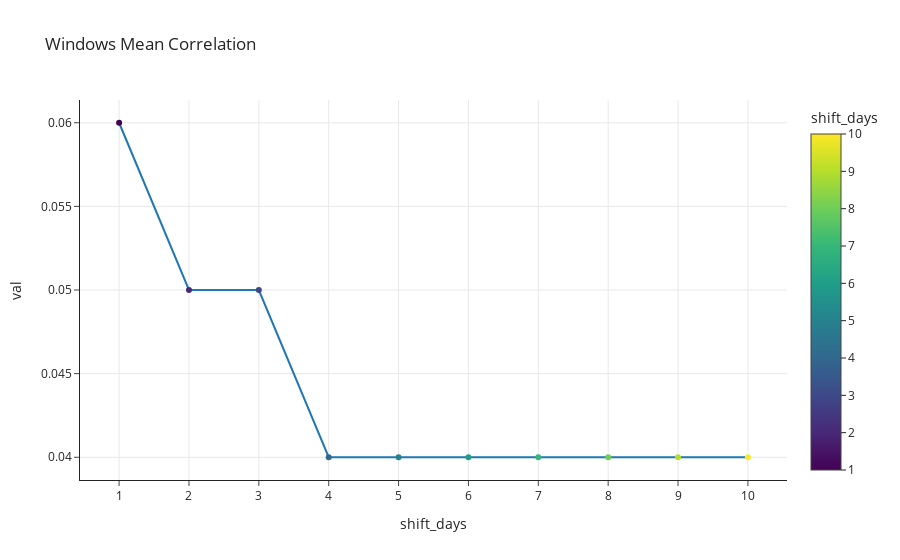
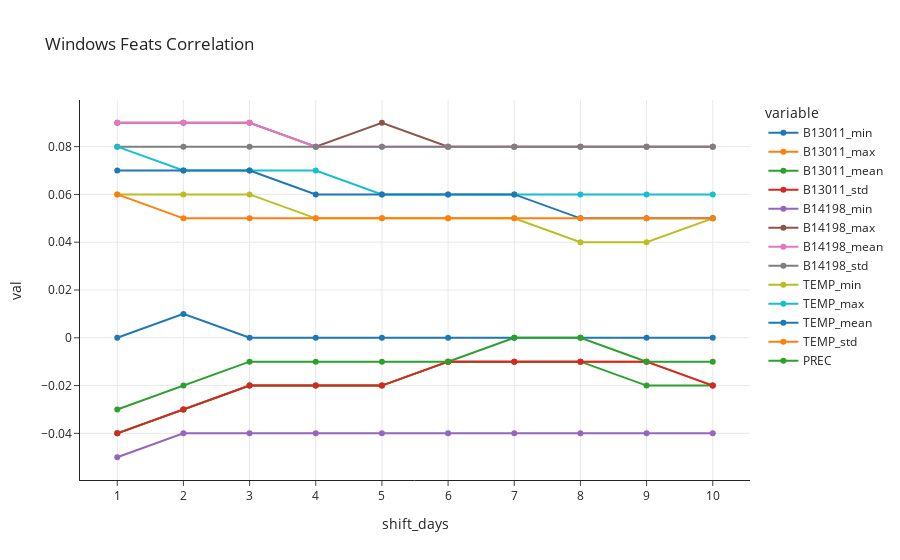

These figures' notebook cell, in order:
### Markdown cell above
The first attempt simply considers the mean correlation between features columns and label column.

### Code cell
# Get windows correlation
df_corr = _windows_corr(all_meteo_feats_pol_dat_df, SHIFT_DAYS_LIST, FEATS)

# Plot windows Mean & Feats correlation
_plot_windows_correlation(df_corr, FEATS)

### Figure 1 — Plotly figure (JSON) as saved in the notebook; plotly's stock layout.template omitted (floating-point values rounded to 4 significant figures)
{"data": [{"hovertemplate": "<b>%{hovertext}</b><br><br>shift_days=%{marker.color}<br>mean=%{y}<extra></extra>", "hovertext": [0.06, 0.05, 0.05, 0.04, 0.04, 0.04, 0.04, 0.04, 0.04, 0.04], "legendgroup": "", "marker": {"color": [1, 2, 3, 4, 5, 6, 7, 8, 9, 10], "coloraxis": "coloraxis", "size": 6, "symbol": "circle"}, "mode": "markers+lines", "name": "", "orientation": "v", "showlegend": false, "type": "scatter", "x": [1, 2, 3, 4, 5, 6, 7, 8, 9, 10], "xaxis": "x", "y": [0.06, 0.05, 0.05, 0.04, 0.04, 0.04, 0.04, 0.04, 0.04, 0.04], "yaxis": "y"}], "layout": {"coloraxis": {"colorbar": {"title": {"text": "shift_days"}}, "colorscale": [[0, "#440154"], [0.1111, "#482878"], [0.2222, "#3e4989"], [0.3333, "#31688e"], [0.4444, "#26828e"], [0.5556, "#1f9e89"], [0.6667, "#35b779"], [0.7778, "#6ece58"], [0.8889, "#b5de2b"], [1, "#fde725"]]}, "legend": {"tracegroupgap": 0}, "title": {"text": " Windows Mean Correlation"}, "xaxis": {"anchor": "y", "domain": [0, 1], "showgrid": true, "tickmode": "linear", "title": {"text": "shift_days"}}, "yaxis": {"anchor": "x", "domain": [0, 1], "showgrid": true, "title": {"text": "val"}}}}

### Figure 2 — Plotly figure (JSON) as saved in the notebook; plotly's stock layout.template omitted (floating-point values rounded to 4 significant figures)
{"data": [{"hovertemplate": "variable=B13011_min<br>shift_days=%{x}<br>value=%{y}<extra></extra>", "legendgroup": "B13011_min", "marker": {"color": "#1F77B4", "size": 6, "symbol": "circle"}, "mode": "markers+lines", "name": "B13011_min", "orientation": "v", "showlegend": true, "type": "scatter", "x": [1, 2, 3, 4, 5, 6, 7, 8, 9, 10], "xaxis": "x", "y": [0, 0.01, 0, 0, 0, 0, 0, 0, 0, 0], "yaxis": "y"}, {"hovertemplate": "variable=B13011_max<br>shift_days=%{x}<br>value=%{y}<extra></extra>", "legendgroup": "B13011_max", "marker": {"color": "#FF7F0E", "size": 6, "symbol": "circle"}, "mode": "markers+lines", "name": "B13011_max", "orientation": "v", "showlegend": true, "type": "scatter", "x": [1, 2, 3, 4, 5, 6, 7, 8, 9, 10], "xaxis": "x", "y": [-0.04, -0.03, -0.02, -0.02, -0.02, -0.01, -0.01, -0.01, -0.01, -0.02], "yaxis": "y"}, {"hovertemplate": "variable=B13011_mean<br>shift_days=%{x}<br>value=%{y}<extra></extra>", "legendgroup": "B13011_mean", "marker": {"color": "#2CA02C", "size": 6, "symbol": "circle"}, "mode": "markers+lines", "name": "B13011_mean", "orientation": "v", "showlegend": true, "type": "scatter", "x": [1, 2, 3, 4, 5, 6, 7, 8, 9, 10], "xaxis": "x", "y": [-0.04, -0.03, -0.02, -0.02, -0.02, -0.01, -0.01, -0.01, -0.02, -0.02], "yaxis": "y"}, {"hovertemplate": "variable=B13011_std<br>shift_days=%{x}<br>value=%{y}<extra></extra>", "legendgroup": "B13011_std", "marker": {"color": "#D62728", "size": 6, "symbol": "circle"}, "mode": "markers+lines", "name": "B13011_std", "orientation": "v", "showlegend": true, "type": "scatter", "x": [1, 2, 3, 4, 5, 6, 7, 8, 9, 10], "xaxis": "x", "y": [-0.04, -0.03, -0.02, -0.02, -0.02, -0.01, -0.01, -0.01, -0.01, -0.02], "yaxis": "y"}, {"hovertemplate": "variable=B14198_min<br>shift_days=%{x}<br>value=%{y}<extra></extra>", "legendgroup": "B14198_min", "marker": {"color": "#9467BD", "size": 6, "symbol": "circle"}, "mode": "markers+lines", "name": "B14198_min", "orientation": "v", "showlegend": true, "type": "scatter", "x": [1, 2, 3, 4, 5, 6, 7, 8, 9, 10], "xaxis": "x", "y": [-0.05, -0.04, -0.04, -0.04, -0.04, -0.04, -0.04, -0.04, -0.04, -0.04], "yaxis": "y"}, {"hovertemplate": "variable=B14198_max<br>shift_days=%{x}<br>value=%{y}<extra></extra>", "legendgroup": "B14198_max", "marker": {"color": "#8C564B", "size": 6, "symbol": "circle"}, "mode": "markers+lines", "name": "B14198_max", "orientation": "v", "showlegend": true, "type": "scatter", "x": [1, 2, 3, 4, 5, 6, 7, 8, 9, 10], "xaxis": "x", "y": [0.09, 0.09, 0.09, 0.08, 0.09, 0.08, 0.08, 0.08, 0.08, 0.08], "yaxis": "y"}, {"hovertemplate": "variable=B14198_mean<br>shift_days=%{x}<br>value=%{y}<extra></extra>", "legendgroup": "B14198_mean", "marker": {"color": "#E377C2", "size": 6, "symbol": "circle"}, "mode": "markers+lines", "name": "B14198_mean", "orientation": "v", "showlegend": true, "type": "scatter", "x": [1, 2, 3, 4, 5, 6, 7, 8, 9, 10], "xaxis": "x", "y": [0.09, 0.09, 0.09, 0.08, 0.08, 0.08, 0.08, 0.08, 0.08, 0.08], "yaxis": "y"}, {"hovertemplate": "variable=B14198_std<br>shift_days=%{x}<br>value=%{y}<extra></extra>", "legendgroup": "B14198_std", "marker": {"color": "#7F7F7F", "size": 6, "symbol": "circle"}, "mode": "markers+lines", "name": "B14198_std", "orientation": "v", "showlegend": true, "type": "scatter", "x": [1, 2, 3, 4, 5, 6, 7, 8, 9, 10], "xaxis": "x", "y": [0.08, 0.08, 0.08, 0.08, 0.08, 0.08, 0.08, 0.08, 0.08, 0.08], "yaxis": "y"}, {"hovertemplate": "variable=TEMP_min<br>shift_days=%{x}<br>value=%{y}<extra></extra>", "legendgroup": "TEMP_min", "marker": {"color": "#BCBD22", "size": 6, "symbol": "circle"}, "mode": "markers+lines", "name": "TEMP_min", "orientation": "v", "showlegend": true, "type": "scatter", "x": [1, 2, 3, 4, 5, 6, 7, 8, 9, 10], "xaxis": "x", "y": [0.06, 0.06, 0.06, 0.05, 0.05, 0.05, 0.05, 0.04, 0.04, 0.05], "yaxis": "y"}, {"hovertemplate": "variable=TEMP_max<br>shift_days=%{x}<br>value=%{y}<extra></extra>", "legendgroup": "TEMP_max", "marker": {"color": "#17BECF", "size": 6, "symbol": "circle"}, "mode": "markers+lines", "name": "TEMP_max", "orientation": "v", "showlegend": true, "type": "scatter", "x": [1, 2, 3, 4, 5, 6, 7, 8, 9, 10], "xaxis": "x", "y": [0.08, 0.07, 0.07, 0.07, 0.06, 0.06, 0.06, 0.06, 0.06, 0.06], "yaxis": "y"}, {"hovertemplate": "variable=TEMP_mean<br>shift_days=%{x}<br>value=%{y}<extra></extra>", "legendgroup": "TEMP_mean", "marker": {"color": "#1F77B4", "size": 6, "symbol": "circle"}, "mode": "markers+lines", "name": "TEMP_mean", "orientation": "v", "showlegend": true, "type": "scatter", "x": [1, 2, 3, 4, 5, 6, 7, 8, 9, 10], "xaxis": "x", "y": [0.07, 0.07, 0.07, 0.06, 0.06, 0.06, 0.06, 0.05, 0.05, 0.05], "yaxis": "y"}, {"hovertemplate": "variable=TEMP_std<br>shift_days=%{x}<br>value=%{y}<extra></extra>", "legendgroup": "TEMP_std", "marker": {"color": "#FF7F0E", "size": 6, "symbol": "circle"}, "mode": "markers+lines", "name": "TEMP_std", "orientation": "v", "showlegend": true, "type": "scatter", "x": [1, 2, 3, 4, 5, 6, 7, 8, 9, 10], "xaxis": "x", "y": [0.06, 0.05, 0.05, 0.05, 0.05, 0.05, 0.05, 0.05, 0.05, 0.05], "yaxis": "y"}, {"hovertemplate": "variable=PREC<br>shift_days=%{x}<br>value=%{y}<extra></extra>", "legendgroup": "PREC", "marker": {"color": "#2CA02C", "size": 6, "symbol": "circle"}, "mode": "markers+lines", "name": "PREC", "orientation": "v", "showlegend": true, "type": "scatter", "x": [1, 2, 3, 4, 5, 6, 7, 8, 9, 10], "xaxis": "x", "y": [-0.03, -0.02, -0.01, -0.01, -0.01, -0.01, 0, 0, -0.01, -0.01], "yaxis": "y"}], "layout": {"legend": {"title": {"text": "variable"}, "tracegroupgap": 0}, "title": {"text": " Windows Feats Correlation"}, "xaxis": {"anchor": "y", "domain": [0, 1], "showgrid": true, "tickmode": "linear", "title": {"text": "shift_days"}}, "yaxis": {"anchor": "x", "domain": [0, 1], "showgrid": true, "title": {"text": "val"}}}}
